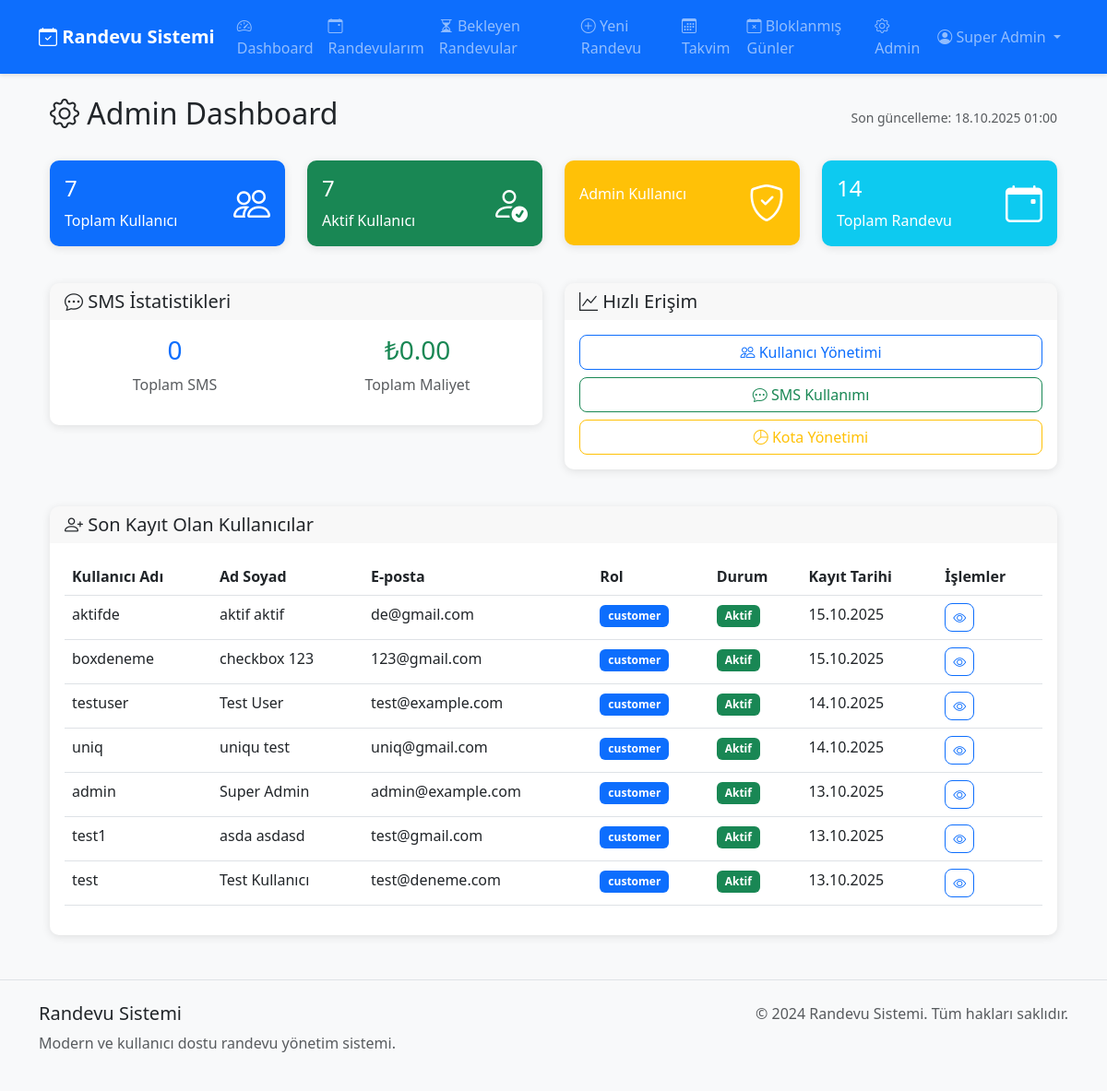
/admin/ (signed in), run on an earlier commit of the app's database.
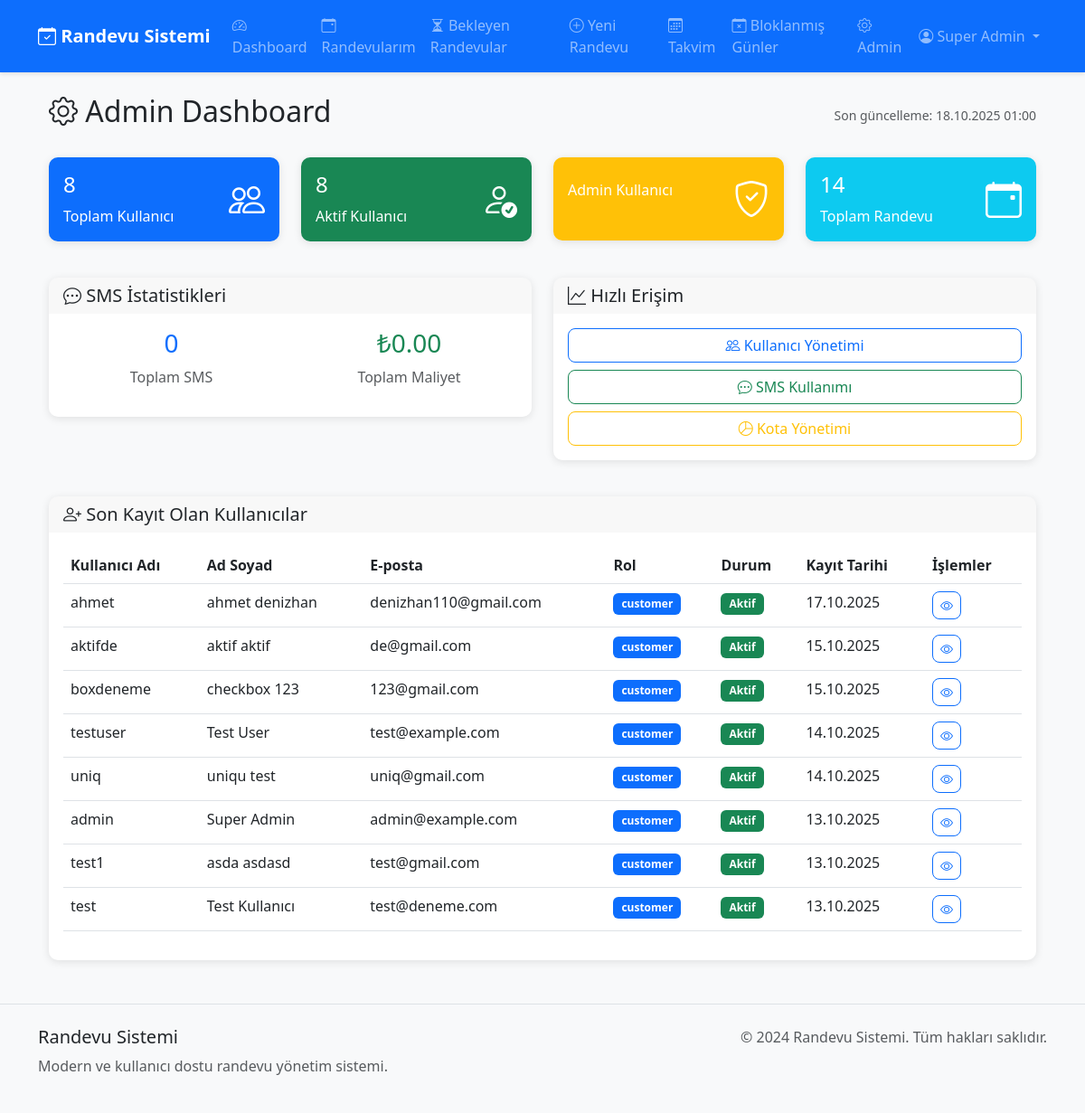
And on a later commit of the database.
### models.py (models this page shows, shortened)
class User(UserMixin, db.Model):
    __tablename__ = 'user'
    id = db.Column(db.Integer, primary_key=True)
    username = db.Column(db.String(80), unique=True, nullable=False)
    email = db.Column(db.String(120), unique=True, nullable=False)
    password_hash = db.Column(db.String(128), nullable=False)
    first_name = db.Column(db.String(50), nullable=False)
    last_name = db.Column(db.String(50), nullable=False)
    phone = db.Column(db.String(20))
    role = db.Column(db.String(20), default='customer')
    is_active = db.Column(db.Boolean, default=True)
    company_name = db.Column(db.String(100))
    logo_path = db.Column(db.String(200))
    sms_quota = db.Column(db.Integer, default=100)
    is_superadmin = db.Column(db.Boolean, default=False)  # Sistemin ana yöneticisi
    unique_link = db.Column(db.String(50), unique=True)
    created_at = db.Column(db.DateTime, default=datetime.utcnow)
    updated_at = db.Column(db.DateTime, default=datetime.utcnow, onupdate=datetime.utcnow)
    kvkk_accepted_at = db.Column(db.DateTime, nullable=True)  # KVKK onay tarihi
    session_token = db.Column(db.String(64), nullable=True)  # Tek oturum için
    appointments = db.relationship('Appointment', backref='user', lazy=True, cascade='all, delete-orphan')
    blocked_days = db.relationship('BlockedDay', backref='user', lazy=True, cascade='all, delete-orphan')
    clients = db.relationship('Client', backref='user', lazy=True, cascade='all, delete-orphan')
    sms_logs = db.relationship('SmsLog', backref='user', lazy=True, cascade='all, delete-orphan')
    def get_full_name(self):
        return f"{self.first_name} {self.last_name}"

### routes/admin.py (the view)
    def decorated_function(*args, **kwargs):
        if not current_user.is_authenticated:
            return redirect(url_for('auth.login'))
        if not getattr(current_user, 'is_superadmin', False):
            flash('Bu sayfaya erişim için superadmin yetkisi gerekli!', 'error')
            return redirect(url_for('dashboard.dashboard'))
        return f(*args, **kwargs)

### app.py (called while the page is built)
@login_manager.user_loader
def load_user(user_id):
    return User.query.get(int(user_id))

@app.before_request
def check_single_session():
    if current_user.is_authenticated:
        from models import User
        user_db = User.query.get(current_user.id)
        token_in_db = user_db.session_token if user_db else None
        token_in_session = session.get('session_token')
        if token_in_db:
            session['session_token'] = token_in_db
        if token_in_session and token_in_db and token_in_session != token_in_db:
            logout_user()
            session.pop('session_token', None)
            flash('Başka bir oturum açıldığı için çıkış yapıldı.', 'warning')
            return redirect(url_for('auth.login'))

### routes/admin.py (called while the page is built)
def admin_required(f):
    def decorated_function(*args, **kwargs):
        if not current_user.is_authenticated:
            return redirect(url_for('auth.login'))
        if not getattr(current_user, 'is_superadmin', False):
            flash('Bu sayfaya erişim için superadmin yetkisi gerekli!', 'error')
            return redirect(url_for('dashboard.dashboard'))
        return f(*args, **kwargs)
    decorated_function.__name__ = f.__name__
    return decorated_function

### templates/admin/dashboard.html (shortened to what this page needs)
{% extends "base.html" %}
{% block content %}
<div class="container-fluid">
    <div class="row">
        <div class="col-12">
            <div class="d-flex justify-content-between align-items-center mb-4">
                <h2><i class="bi bi-gear"></i> Admin Dashboard</h2>
                <div class="text-muted">
                    <small>Son güncelleme: {{ moment().format('DD.MM.YYYY HH:mm') }}</small>
                </div>
            </div>
        </div>
    </div>
    <div class="row mb-4">
        <div class="col-md-3 mb-3">
            <div class="card bg-primary text-white">
                <div class="card-body">
                    <div class="d-flex justify-content-between">
                        <div>
                            <h4 class="card-title">{{ total_users }}</h4>
                            <p class="card-text">Toplam Kullanıcı</p>
                        </div>
                        <div class="align-self-center">
                            <i class="bi bi-people fs-1"></i>
                        </div>
                    </div>
                </div>
            </div>
        </div>
        <div class="col-md-3 mb-3">
            <div class="card bg-success text-white">
                <div class="card-body">
                    <div class="d-flex justify-content-between">
                        <div>
                            <h4 class="card-title">{{ active_users }}</h4>
                            <p class="card-text">Aktif Kullanıcı</p>
                        </div>
                        <div class="align-self-center">
                            <i class="bi bi-person-check fs-1"></i>
                        </div>
                    </div>
                </div>
            </div>
        </div>
        <div class="col-md-3 mb-3">
            <div class="card bg-warning text-white">
                <div class="card-body">
                    <div class="d-flex justify-content-between">
                        <div>
                            <p class="card-text">Admin Kullanıcı</p>
                        </div>
                        <div class="align-self-center">
                            <i class="bi bi-shield-check fs-1"></i>
                        </div>
                    </div>
                </div>
            </div>
        </div>
        <div class="col-md-3 mb-3">
            <div class="card bg-info text-white">
                <div class="card-body">
                    <div class="d-flex justify-content-between">
                        <div>
                            <h4 class="card-title">{{ total_appointments }}</h4>
                            <p class="card-text">Toplam Randevu</p>
                        </div>
                        <div class="align-self-center">
                            <i class="bi bi-calendar-event fs-1"></i>
                        </div>
                    </div>
                </div>
            </div>
        </div>
    </div>
    <div class="row mb-4">
        <div class="col-md-6 mb-3">
            <div class="card">
                <div class="card-header">
                    <h5 class="card-title mb-0">
                        <i class="bi bi-chat-dots"></i> SMS İstatistikleri
                    </h5>
                </div>
                <div class="card-body">
                    <div class="row text-center">
                        <div class="col-6">
                            <h3 class="text-primary">{{ sms_stats.total_sms or 0 }}</h3>
                            <p class="text-muted">Toplam SMS</p>
                        </div>
                        <div class="col-6">
                            <h3 class="text-success">₺{{ "%.2f"|format(sms_stats.total_cost or 0) }}</h3>
                            <p class="text-muted">Toplam Maliyet</p>
                        </div>
                    </div>
                </div>
            </div>
        </div>
        <div class="col-md-6 mb-3">
            <div class="card">
                <div class="card-header">
                    <h5 class="card-title mb-0">
                        <i class="bi bi-graph-up"></i> Hızlı Erişim
                    </h5>
                </div>
                <div class="card-body">
                    <div class="d-grid gap-2">
                        <a href="{{ url_for('admin.users_list') }}" class="btn btn-outline-primary">
                            <i class="bi bi-people"></i> Kullanıcı Yönetimi
                        </a>
                        <a href="{{ url_for('admin.sms_usage') }}" class="btn btn-outline-success">
                            <i class="bi bi-chat-dots"></i> SMS Kullanımı
                        </a>
                        <a href="{{ url_for('admin.quota_management') }}" class="btn btn-outline-warning">
                            <i class="bi bi-pie-chart"></i> Kota Yönetimi
                        </a>
                    </div>
                </div>
            </div>
        </div>
    </div>
    <div class="row">
        <div class="col-12">
            <div class="card">
                <div class="card-header">
                    <h5 class="card-title mb-0">
                        <i class="bi bi-person-plus"></i> Son Kayıt Olan Kullanıcılar
                    </h5>
                </div>
                <div class="card-body">
                    {% if recent_users %}
                    <div class="table-responsive">
                        <table class="table table-hover">
                            <thead>
                                <tr>
                                    <th>Kullanıcı Adı</th>
                                    <th>Ad Soyad</th>
                                    <th>E-posta</th>
                                    <th>Rol</th>
                                    <th>Durum</th>
                                    <th>Kayıt Tarihi</th>
                                    <th>İşlemler</th>
                                </tr>
                            </thead>
                            <tbody>
                                {% for user in recent_users %}
                                <tr>
                                    <td>{{ user.username }}</td>
                                    <td>{{ user.get_full_name() }}</td>
                                    <td>{{ user.email }}</td>
                                    <td>
                                        {% if user.is_admin %}
                                        <span class="badge bg-danger">Admin</span>
                                        {% else %}
                                        <span class="badge bg-primary">{{ user.role }}</span>
                                        {% endif %}
                                    </td>
                                    <td>
                                        {% if user.is_active %}
                                        <span class="badge bg-success">Aktif</span>
                                        {% else %}
                                        <span class="badge bg-secondary">Pasif</span>
                                        {% endif %}
                                    </td>
                                    <td>{{ user.created_at.strftime('%d.%m.%Y') }}</td>
                                    <td>
                                        <a href="{{ url_for('admin.user_detail', user_id=user.id) }}" class="btn btn-sm btn-outline-primary">
                                            <i class="bi bi-eye"></i>
                                        </a>
                                    </td>
                                </tr>
                                {% endfor %}
                            </tbody>
                        </table>
                    </div>
                    {% else %}
                    <div class="text-center text-muted py-4">
                        <i class="bi bi-person-x fs-1"></i>
                        <p>Henüz kullanıcı bulunmuyor.</p>
                    </div>
                    {% endif %}
                </div>
            </div>
        </div>
    </div>
</div>
{% endblock %}

### templates/base.html (shortened to what this page needs)
<!DOCTYPE html>
<html lang="tr">
<head>
    <link href="https://cdn.jsdelivr.net/npm/bootstrap@5.3.0/dist/css/bootstrap.min.css" rel="stylesheet">
    <link rel="stylesheet" href="https://cdn.jsdelivr.net/npm/bootstrap-icons@1.10.0/font/bootstrap-icons.css">
    <link rel="stylesheet" href="{{ url_for('static', filename='css/style.css') }}"> {% block extra_head %}{% endblock %}
</head>
<body>
    <nav class="navbar navbar-expand-lg navbar-dark bg-primary">
        <div class="container">
            <a class="navbar-brand" href="{{ url_for('index') }}">
                <i class="bi bi-calendar-check"></i> Randevu Sistemi
            </a>
            <div class="collapse navbar-collapse" id="navbarNav">
                <ul class="navbar-nav me-auto">
                    {% if current_user.is_authenticated %}
                    <li class="nav-item">
                        <a class="nav-link" href="{{ url_for('dashboard.dashboard') }}">
                            <i class="bi bi-speedometer2"></i> Dashboard
                        </a>
                    </li>
                    <li class="nav-item">
                        <a class="nav-link position-relative" href="{{ url_for('dashboard.appointments') }}">
                            <i class="bi bi-calendar-event"></i> Randevularım
                        </a>
                    </li>
                    <li class="nav-item">
                        <a class="nav-link position-relative" href="{{ url_for('appointments.pending_appointments') }}">
                            <i class="bi bi-hourglass-split"></i> Bekleyen Randevular {% set pending_count = current_user.appointments|selectattr('status', 'equalto', 'pending')|list|length %}
                        </a>
                    </li>
                    <li class="nav-item">
                        <a class="nav-link" href="{{ url_for('appointments.create') }}">
                            <i class="bi bi-plus-circle"></i> Yeni Randevu
                        </a>
                    </li>
                    <li class="nav-item">
                        <a class="nav-link" href="{{ url_for('dashboard.calendar') }}">
                            <i class="bi bi-calendar3"></i> Takvim
                        </a>
                    </li>
                    <li class="nav-item">
                        <a class="nav-link" href="{{ url_for('dashboard.blocked_days') }}">
                            <i class="bi bi-calendar-x"></i> Bloklanmış Günler
                        </a>
                    </li>
                    {% if current_user.is_superadmin %}
                    <li class="nav-item">
                        <a class="nav-link" href="{{ url_for('admin.admin_dashboard') }}">
                            <i class="bi bi-gear"></i> Admin
                        </a>
                    </li>
                    {% endif %} {% endif %}
                </ul>
                <ul class="navbar-nav">
                    {% if current_user.is_authenticated %}
                    <li class="nav-item dropdown">
                        <a class="nav-link dropdown-toggle" href="#" id="navbarDropdown" role="button" data-bs-toggle="dropdown">
                            <i class="bi bi-person-circle"></i> {{ current_user.get_full_name() }}
                        </a>
                    </li>
                    {% endif %}
                </ul>
            </div>
        </div>
    </nav>
    <main class="container mt-4">
        {% block content %}{% endblock %}
    </main>
    <footer class="bg-light mt-5 py-4">
        <div class="container">
            <div class="row">
                <div class="col-md-6">
                    <h5>Randevu Sistemi</h5>
                    <p class="text-muted">Modern ve kullanıcı dostu randevu yönetim sistemi.</p>
                </div>
                <div class="col-md-6 text-md-end">
                    <p class="text-muted">&copy; 2024 Randevu Sistemi. Tüm hakları saklıdır.</p>
                </div>
            </div>
        </div>
    </footer>
</body>
</html>

### static/css/style.css (style rules this page uses)
.table .btn-outline-primary, .table .btn-outline-secondary { border-width: 1.5px; color: #0d6efd; background: #fff; border-color: #0d6efd; }
.table .btn { min-width: 32px; padding-left: 0.5rem; padding-right: 0.5rem; }
:root { --primary-color: #0d6efd; --secondary-color: #6c757d; --success-color: #198754; --danger-color: #dc3545; --warning-color: #ffc107; --info-color: #0dcaf0; --light-color: #f8f9fa; --dark-color: #212529; }
body { font-family: 'Segoe UI', Tahoma, Geneva, Verdana, sans-serif; background-color: #f8f9fa; }
.card { border: none; border-radius: 10px; box-shadow: 0 2px 10px rgba(0, 0, 0, 0.1); transition: transform 0.2s ease-in-out, box-shadow 0.2s ease-in-out; }
.card-header { border-radius: 10px 10px 0 0 !important; border-bottom: none; }
.btn { border-radius: 8px; font-weight: 500; transition: all 0.2s ease-in-out; }
.badge { font-size: 0.75em; padding: 0.5em 0.75em; border-radius: 6px; }
.navbar { box-shadow: 0 2px 4px rgba(0, 0, 0, 0.1); }
.navbar-brand { font-weight: 600; font-size: 1.25rem; }
footer { margin-top: auto; border-top: 1px solid #dee2e6; }

What changed in the data, as far as the page shows it:
added User: username "ahmet", get_full_name "ahmet denizhan", email "denizhan110@gmail.com", role "customer", is_active "Aktif", created_at "17.10.2025"
Also different on the page:
{{ total_users }}: "7" → "8"
{{ active_users }}: "7" → "8"
